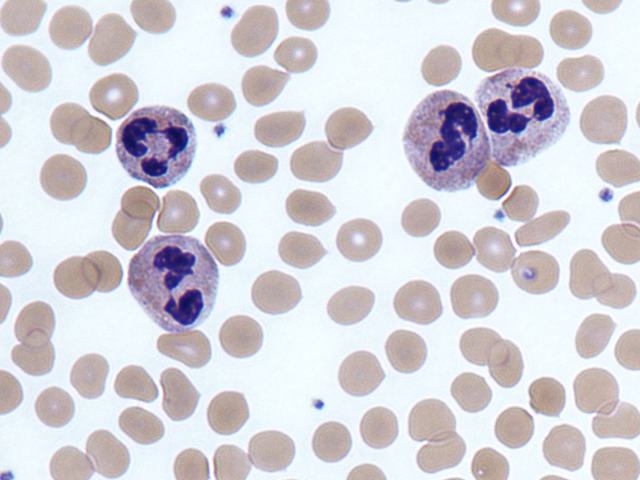
#> input picture 01_class/computer_vision/18_computer_vision_opencv_lessons/images/cells.png, 640 x 480 px
$ python 19_binarization.py
#> lines starting #> are read from the running program, lines starting #| are printed output that depends on the picture; after the words box and inside, x2 and y2 are one past the last pixel; in counts of white or black regions, pixels touching at a corner belong together
import cv2
from pathlib import Path
import matplotlib.pyplot as plt
import numpy as np

IMG_DIR = Path() / ".." / "images"

"""
이진화
픽셀 값을 두 그룹으로 나누는 영상 처리 기법

일반적인 8비트 이진 영상 > 검정 (0), 흰색(255)

# OCR(Optical Character Recognition) 광학 문자 인식
이미지에서 글자나 외곽선을 따는 방법
글꼴마다 성능이 달라질 수 있기때문에 추출하는게 어색할 수 있음

OCR, 문서 스캔, 윤곽선 검출, 객체 분리 등의 전처리에서 자주 사용됨
"""

img = cv2.imread(str(IMG_DIR / "cells.png"), cv2.IMREAD_GRAYSCALE)
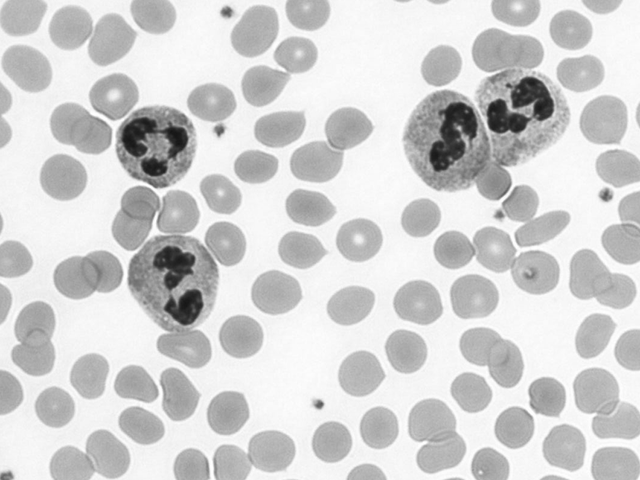
#> img: shape (480, 640); min 21, max 255, mean 209.5

hist = cv2.calcHist([img], [0], None, [256], [0, 256])
#> hist = 256 values, max 21761 at index 246, min 0 at index 0, mean 1200

# (내가 지정한 thresh, ndarray)
threshold1, dst1 = cv2.threshold(
    img,
    100, # 임계값 기준 반환값의 [0] 인자
    255,
    cv2.THRESH_BINARY # 픽셀값이 > threshold 이면 maxvalue를 넣어줘라 & 작거나 같으면 0으로 만들어라
)
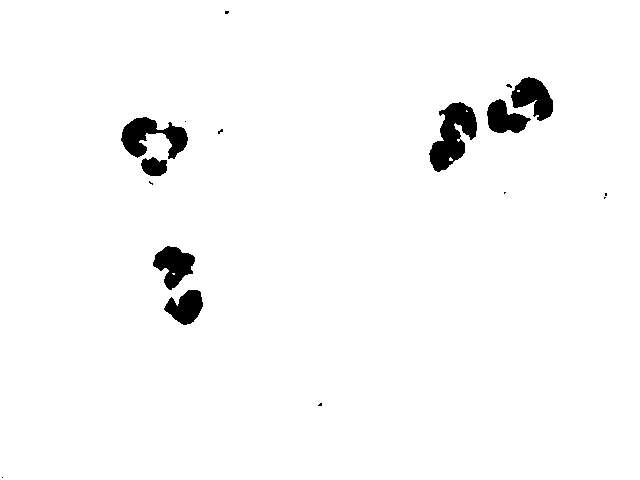
#> dst1: shape (480, 640); 97.5% white; 17 black regions (10 under 20 px), largest, box (x1, y1, x2, y2) and area: (429, 102, 477, 172) 1853, (121, 117, 188, 159) 1448, (511, 77, 553, 121) 1112
print("임계값 1:", threshold1)

threshold2, dst2 = cv2.threshold(
    img,
    210, # 임계값 기준 반환값의 [0] 인자
    255,
    cv2.THRESH_BINARY # 픽셀값이 > threshold 이면 maxvalue를 넣어줘라 & 작거나 같으면 0으로 만들어라
)
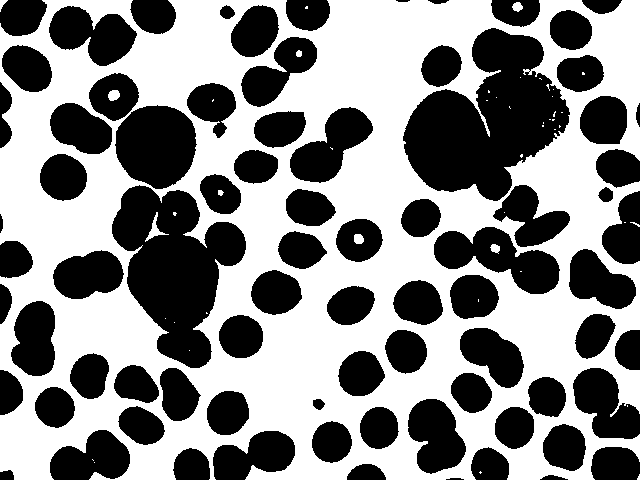
#> dst2: shape (480, 640); 53.4% white; 79 black regions, largest, box (x1, y1, x2, y2) and area: (403, 28, 570, 201) 16495, (112, 185, 246, 368) 13509, (115, 105, 197, 189) 5253
print("임계값 2:", threshold2)


"""
Otsu 자동 임계값
> THRESH_OTSU를 사용하면 임계값을 사람이 직접 정하지 않고 영상의 히스토그램을 이용해서 opencv가 임계값을 자동으로 선택
"""

otsu_threshold, dst_otsu = cv2.threshold(img, 0, 255, cv2.THRESH_BINARY | cv2.THRESH_OTSU)
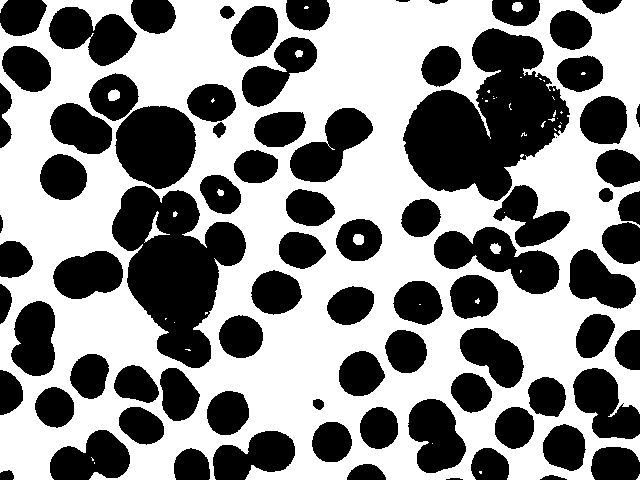
#> dst_otsu: shape (480, 640); 54.1% white; 82 black regions (1 under 20 px), largest, box (x1, y1, x2, y2) and area: (403, 28, 570, 201) 16240, (112, 186, 246, 368) 13381, (115, 106, 196, 189) 5209
#> otsu_threshold = 206

print("otsu_threshold:", otsu_threshold)
#| otsu_threshold: 206.0


print(type(hist))
#| <class 'numpy.ndarray'>

cv2.imshow("original", img)
cv2.imshow("threshold 100", dst1)
cv2.imshow("threshold 210", dst2)
cv2.imshow("threshold otsu", dst_otsu)


# [9 lines of commented-out code are left out]

cv2.waitKey(0)
cv2.destroyAllWindows()

# [6 lines of commented-out code are left out]
